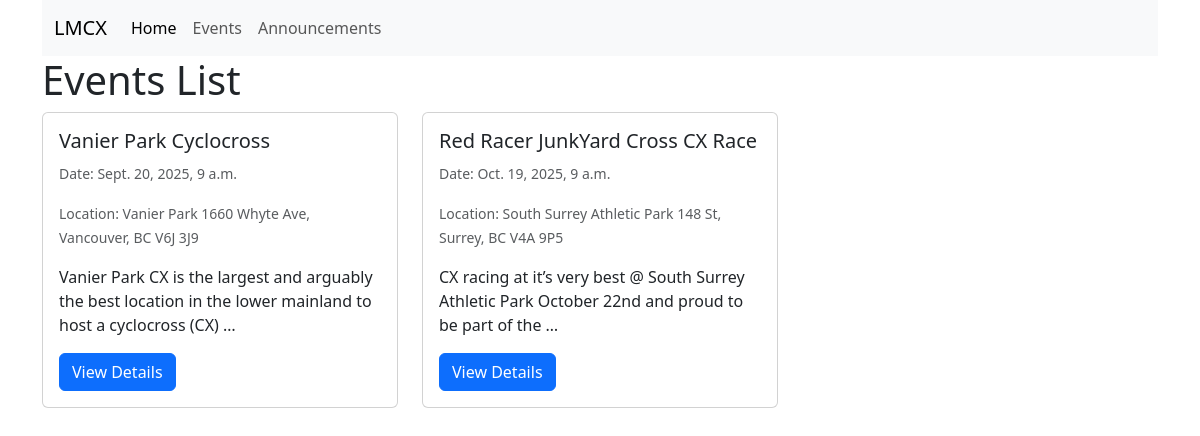
Screenshot of /events/ with the database file from the repository.
### events/models.py (models this page shows, shortened)
class Events(models.Model):
    title = models.CharField(max_length=50)
    website = models.URLField(max_length=200, blank=True)
    date = models.DateTimeField()
    location = models.CharField(max_length=200)
    description = models.TextField()

### events/views/list_view.py (the view)
# urls.py: path('', EventListView.as_view(), name='events_list'),
class EventListView(ListView):
    template_name = "events/events_list.html"
    model = Events
    paginate_by = 10
    context_object_name = "events_list"
    def get_queryset(self) -> QuerySet[Events]:
        return self.model.objects.all().order_by("date")
    def get_context_data(self, **kwargs) -> Dict:
        context = super().get_context_data(**kwargs)
        context["events_list"] = self.get_queryset()
        return context

### templates/events/events_list.html (shortened to what this page needs)
{% extends "base.html" %}
{% block content %}
    <h1>Events List</h1>
    <div class="row">
        {% for event in events_list %}
            <div class="col-md-4 mb-3">
                <div class="card">
                    <div class="card-body">
                        <h5 class="card-title">{{ event.title }}</h5>
                        <p class="card-text"><small class="text-muted">Date: {{ event.date }}</small></p>
                        <p class="card-text"><small class="text-muted">Location: {{ event.location }}</small></p>
                        <p class="card-text">{{ event.description|truncatewords:20 }}</p>
                        <a href="{% url 'event_detail' event.id %}" class="btn btn-primary">View Details</a>
                    </div>
                </div>
            </div>
        {% endfor %}
    </div>
{% endblock content %}

### rows the page displays
Events: title "Vanier Park Cyclocross", date "Sept. 20, 2025, 9 a.m.", location "Vanier Park 1660 Whyte Ave, Vancouver, BC V6J 3J9", description "Vanier Park CX is the largest and arguably the best location in the lower mainland to host a cyclocross (CX) …"
Events: title "Red Racer JunkYard Cross CX Race", date "Oct. 19, 2025, 9 a.m.", location "South Surrey Athletic Park 148 St, Surrey, BC V4A 9P5", description "CX racing at it’s very best @ South Surrey Athletic Park October 22nd and proud to be part of the …"
